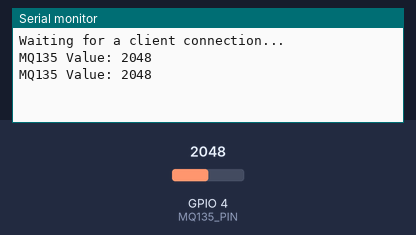
A sketch run on a simulated ESP32. On the bench: the last lines printed to the serial monitor. Inputs (shaded band) come from the test bench; at power-on: GPIO 4 (MQ135_PIN) = 2048. Nothing arrives over Bluetooth unless stated; a phone connects over Bluetooth LE 3 s after start.

Above: at 5.8 s.
5.9 s: GPIO 4 (MQ135_PIN) set to 2866
At 8.2 s:
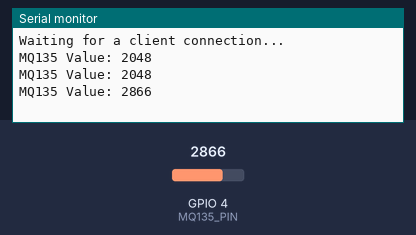
9.0 s: GPIO 4 (MQ135_PIN) set to 3603
At 9.7 s:
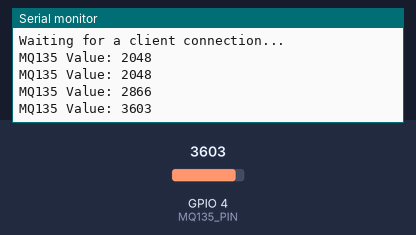
Timing chart, 0 to 12.0 s (numbered marks = the images above; inputs shaded):
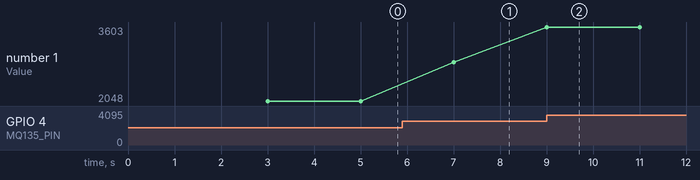

The sketch:

BLE_server_MQ135.ino
```cpp
#include <BLEDevice.h>
#include <BLEServer.h>
#include <BLEUtils.h>
#include <BLE2902.h>

#define MQ135_PIN 4  // Use GPIO4 for the MQ135 sensor

BLEServer *pServer = NULL;
BLECharacteristic *pCharacteristic = NULL;
bool deviceConnected = false;

#define SERVICE_UUID        "f7c57db6-55ab-4fb5-8d82-910fa8bc9bfb"
#define CHARACTERISTIC_UUID "db5e1c84-898f-4276-bd39-dbfd22ffa18c"

class MyServerCallbacks : public BLEServerCallbacks {
  void onConnect(BLEServer* pServer) {
    deviceConnected = true;
  };

  void onDisconnect(BLEServer* pServer) {
    deviceConnected = false;
  }
};

void setup() {
  Serial.begin(115200);

  BLEDevice::init("ESP32_BLE_Server_MQ135");
  pServer = BLEDevice::createServer();
  pServer->setCallbacks(new MyServerCallbacks());

  BLEService *pService = pServer->createService(SERVICE_UUID);

  pCharacteristic = pService->createCharacteristic(
                      CHARACTERISTIC_UUID,
                      BLECharacteristic::PROPERTY_READ |
                      BLECharacteristic::PROPERTY_NOTIFY
                    );

  pCharacteristic->addDescriptor(new BLE2902());
  pService->start();

  BLEAdvertising *pAdvertising = BLEDevice::getAdvertising();
  pAdvertising->addServiceUUID(SERVICE_UUID);
  pAdvertising->setScanResponse(true);
  BLEDevice::startAdvertising();
  Serial.println("Waiting for a client connection...");
}

void loop() {
  if (deviceConnected) {
    int mq135Value = analogRead(MQ135_PIN);  // Read from the MQ135 sensor on GPIO4

    String data = String(mq135Value);  // Convert to string
    pCharacteristic->setValue(data.c_str());
    pCharacteristic->notify();

    Serial.print("MQ135 Value: ");
    Serial.println(mq135Value);

    delay(2000);  // Update values every 2 seconds
  }
}
```

Measured:
- after the input at 5.9 s, the serial monitor: prints a new line after 1.1 s (image 1)
- after the input at 9.0 s, the serial monitor: prints a new line at once (image 2)
- plotted number 1: 2048 → 2866 after the input at 5.9 s, 2866 → 3603 after the input at 9.0 s
